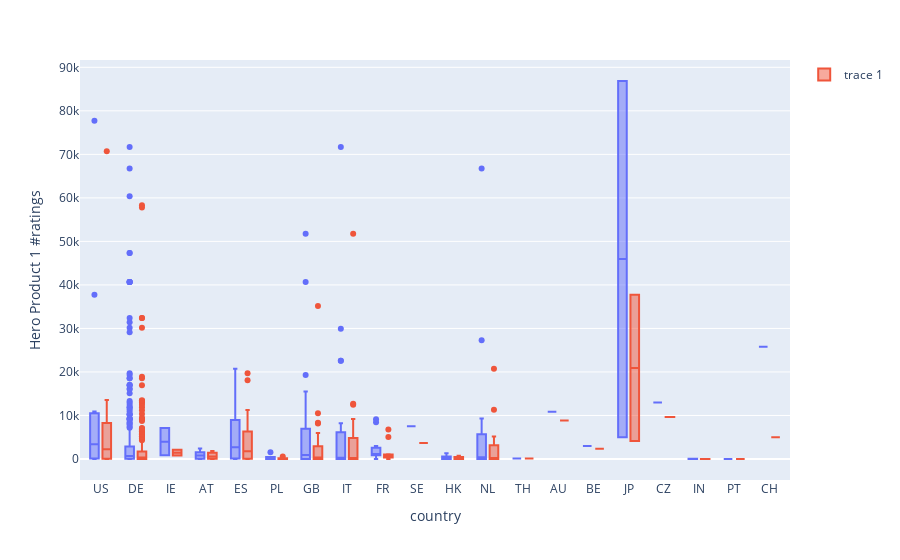

Write notebook code for a chart like this one.
### Code cell
import plotly.express as px
fig = px.box(df, y='Hero Product 1 #ratings',x='country')
fig.add_trace(go.Box(y=df['Hero Product 2 #ratings'],x=df['country']))
fig.show()

### Figure 1 — Plotly figure (JSON) as saved in the notebook; plotly's stock layout.template omitted (floating-point values rounded to 4 significant figures; data arrays with more than 128 entries replaced by an {"elided": "..."} marker saying what was removed)
{"data": [{"alignmentgroup": "True", "hovertemplate": "country=%{x}<br>Hero Product 1 #ratings=%{y}<extra></extra>", "legendgroup": "", "marker": {"color": "#636efa"}, "name": "", "notched": false, "offsetgroup": "", "orientation": "v", "showlegend": false, "type": "box", "x": {"elided": "602 str values"}, "x0": " ", "xaxis": "x", "y": {"elided": "602 int values"}, "y0": " ", "yaxis": "y"}, {"type": "box", "x": {"elided": "602 str values"}, "y": {"elided": "602 int values"}}], "layout": {"boxmode": "group", "legend": {"tracegroupgap": 0}, "margin": {"t": 60}, "xaxis": {"anchor": "y", "domain": [0, 1], "title": {"text": "country"}}, "yaxis": {"anchor": "x", "domain": [0, 1], "title": {"text": "Hero Product 1 #ratings"}}}}
